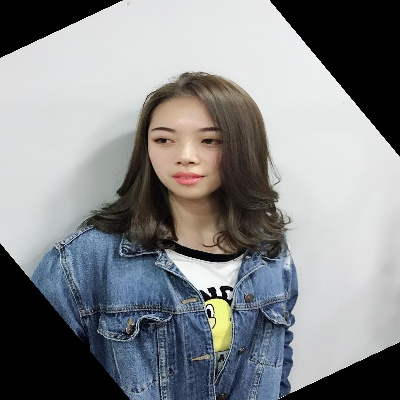
#> input picture test.jpg, 400 x 400 px
$ python '3.9 边界框、最小矩形区域和最小闭圆的轮廓.py'   (older library calls are emulated)
#> lines starting #> are read from the running program, lines starting #| are printed output that depends on the picture; after the words box and inside, x2 and y2 are one past the last pixel; in counts of white or black regions, pixels touching at a corner belong together
# -*- coding: utf-8 -*-
"""
@Time    : 15/06/18 16:24
@Author  : XJH
"""

import cv2
import numpy as np

img = cv2.pyrDown(cv2.imread('../test.jpg', cv2.IMREAD_UNCHANGED))
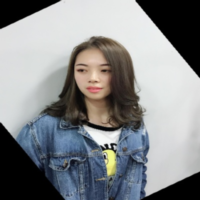
#> img: shape (200, 200, 3); mean B, G, R 138.4, 136.5, 134.5
ret, thresh = cv2.threshold(cv2.cvtColor(img.copy(), cv2.COLOR_BGR2GRAY), 127, 255, cv2.THRESH_BINARY)
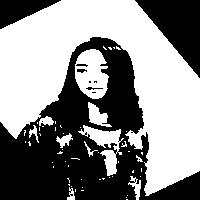
#> thresh: shape (200, 200); 54.5% white; 11 black regions (5 under 20 px)
image, contours, hier = cv2.findContours(thresh, cv2.RETR_EXTERNAL, cv2.CHAIN_APPROX_SIMPLE)
#> contours = 57 contours, 47 with area under 20; largest, box (x1, y1, x2, y2) and area: (0, 0, 200, 196) 18364, (75, 49, 109, 99) 1215, (78, 125, 124, 176) 696, (88, 102, 112, 127) 257, (56, 133, 73, 148) 95

for c in contours:
    # find bounding box coordinates
    x, y, w, h = cv2.boundingRect(c)
    cv2.rectangle(img, (x, y), (x+w, y+h), (0, 255, 0), 2)

    # find minimum area
    rect = cv2.minAreaRect(c)
    # calculate coordinates of the minimum area rectangle
    box = cv2.boxPoints(rect)
    # normalize coordinates to integers
    box = np.int0(box)
    # draw contours
    cv2.drawContours(img, [box], 0, (0, 0, 255), 3)

    # calculate tenter and radius of minimum enclosing circle
    (x, y), radius = cv2.minEnclosingCircle(c)
    # cast to integers
    center = (int(x), int(y))
    radius = int(radius)
    # draw the circle
    img = cv2.circle(img, center, radius, (0, 255, 0), 2)
#> this loop made 57 passes
#> (w, h, rect, box, radius) on passes 1, 2, 3, 4, 6, 8: (2, 1, ((126.5, 199), (0, 1), -90), [[127, 199], [126, 199], [126, 199], [127, 199]], 0), (1, 1, ((126, 197), (0, 0), -90), [[126, 197], [126, 197], [126, 197], [126, 197]], 0), (1, 1, ((127, 195), (0, 0), -90), [[127, 195], [127, 195], [127, 195], [127, 195]], 0), (3, 1, ((82, 190), (0, 2), -90), [[83, 190], [81, 190], [81, 190], [83, 190]], 1), (1, 1, ((82, 187), (0, 0), -90), [[82, 187], [82, 187], [82, 187], [82, 187]], 0), (1, 1, ((71, 186), (0, 0), -90), [[71, 186], [71, 186], [71, 186], [71, 186]], 0)
#> (w, h, rect, box, radius, center) on passes 7, 16, 25, 30, 32: (8, 13, ((70.5, 193), (12, 7), -90), [[74, 199], [67, 199], [67, 187], [74, 187]], 6, (70, 193)), (13, 24, ((134, 187.5), (23, 12), -90), [[140, 199], [128, 199], [128, 176], [140, 176]], 12, (134, 187)), (9, 2, ((75.05, 158.1), (0.849, 8.06), -81.87), [[78, 159], [71, 157], [71, 157], [79, 158]], 4, (75, 158)), (6, 3, ((59.5, 152), (2, 5), -90), [[62, 153], [57, 153], [57, 151], [62, 151]], 2, (59, 152)), (6, 6, ((123.5, 143.5), (5, 5), -90), [[126, 146], [121, 146], [121, 141], [126, 141]], 3, (123, 143))
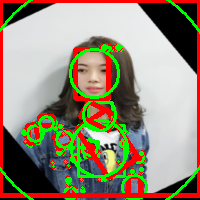
#> img: shape (200, 200, 3); mean B, G, R 118, 140.1, 149

cv2.drawContours(img, contours, -1, (255, 0, 0), 1)
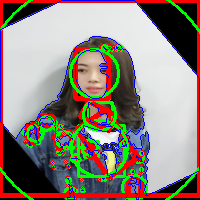
#> img: shape (200, 200, 3); 4.46% of pixels changed, all inside (x1, y1, x2, y2) = (0, 0, 200, 200)
cv2.imshow('contours', img)
cv2.waitKey()
cv2.destroyAllWindows()
